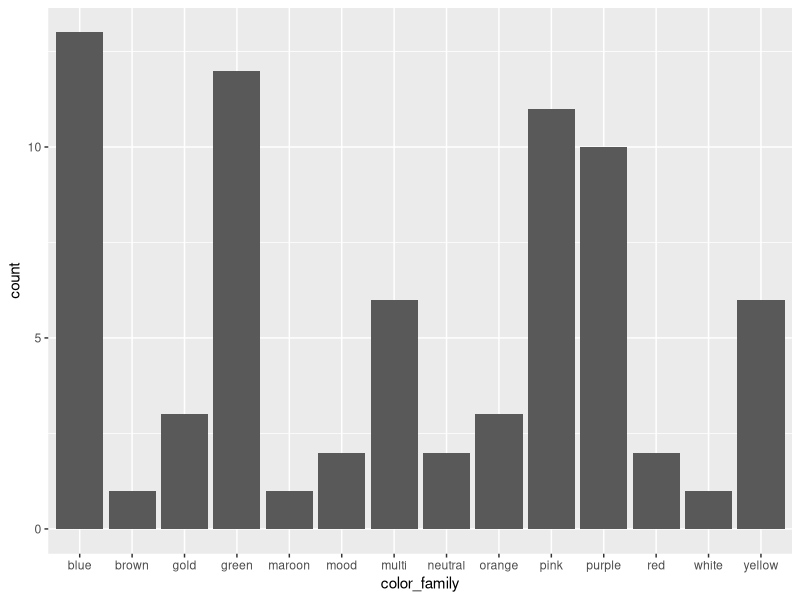

This figure's R source:
## ---- chunk 1
library(tidyverse)
## ---- chunk 2
nailpolish_gel <- data.frame (name = c("Freshwater (gel)", "Pooh Bear", "Pineapples Have Peelings Too", "Anything Goes (gel)", "Addicted to Sparkle", "Ruby Red Glitz", "Jade Platinum", "Mellow Yellow (gel)", "604", "Iconic", "Princess Jasmine (gel)", "618", "614", "615", "DG11", "Hidden Treasure", "Green to Café Latte", "Crystal Ball", "622", "611", "613", "616", "617", "612", "608", "619", "609", "607", "621", "620", "610", "603", "606", "605"),
                         
                          brand = c("iGel Beauty", "Aigel", "OPI", "Orly", "Aigel", "Nobility", "DND", "iGel Beauty", "Beetles", "Kiara Sky", "iGel Beauty", "Beetles", "Beetles", "Beetles", "Sumika", "Aigel", "DND", "Kiara Sky", "Beetles", "Beetles", "Beetles", "Beetles", "Beetles", "Beetles", "Beetles", "Beetles", "Beetles", "Beetles", "Beetles", "Beetles", "Beetles", "Beetles", "Beetles", "Beetles"),
                         
                          color_family = c("blue", "multi", "yellow", "multi", "green", "maroon", "blue", "yellow", "pink", "blue", "green", "orange", "yellow", "pink", "blue", "multi", "mood", "mood", "pink", "pink", "green", "pink", "red", "purple", "yellow", "blue", "pink", "purple", "purple", "purple", "orange", "pink", "pink", "blue"),
                          
                         year_acquired = c("2022", "2022", "2022", "2022", "2022", "2022", "2022", "2022", "2022", "2022", "2022", "2022", "2022", "2022", "2022", "2022", "2022", "2022", "2022", "2022", "2022", "2022", "2022", "2022", "2022", "2022", "2022", "2022", "2022", "2022", "2022", "2022", "2022", "2022"),
                         
                         type = c("gel", "gel", "gel", "gel", "gel", "gel", "gel", "gel", "gel", "gel", "gel", "gel", "gel", "gel", "gel", "gel", "gel", "gel", "gel", "gel", "gel", "gel", "gel", "gel", "gel", "gel", "gel", "gel", "gel", "gel", "gel", "gel", "gel", "gel"),
                         
                         finish = c("crème", "glitter", "glitter", "shimmer", "glitter", "glitter", "glitter", "crème", "crème", "crème", "crème", "neon", "neon", "neon", "iredescent", "glitter", "crème", "crème", "glitter", "glitter", "neon", "neon", "neon", "glitter", "crème", "neon", "crème", "crème", "glitter", "neon", "crème", "crème", "crème", "crème")
                         )
print(nailpolish_gel)
## ---- chunk 3
nailpolish_laquer <- data.frame(
    
    name = c("Off Tropic", "Estatic Prismatic", "Cele-bert", "Emerald Sparkle", "Josie", "Aurora Borealis", "but first, candy", "Celtic Sun", "Chameleon", "Princess Jasmine (lacquer)", "Freshwater (lacquer)", "Surf's Up!", "Deliciously Wicked", "Seas the Day", "Miami Ice", "spun in luxe", "Aruba Blue", "Get Up", "Turn it Up", "Sun, Sea, and Sand in My Pants", "Mellow Yellow (lacquer)", "Taupe", "can't stop her in copper", "Master Plan", "One and the Same", "Kismet", "Cozu-Melted in the Sun", "bonbon nuit", "Desirable", "Uninhibited", "congrats", "Pick Me Up", "Magnetic", "Show Us Your Tips!", "sights on nightlights", "Grape Shifter", "Anything Goes (lacquer)", "White on White", "Soft Baked"),
    
    brand = c("essie", "OPI", "China Glaze", "China Glaze", "Zoya", "Mineral Fusion", "essie", "China Glaze", "Revlon", "iGel Beauty", "iGel Beauty", "Colors by Llarowe", "China Glaze", "Mineral Fusion", "Sally Hansen", "essie", "essie", "Bow", "Orly", "OPI", "iGel Beauty", "Mineral Fusion", "essie", "essie", "Emily de Molly", "Color Club", "OPI", "essie", "Revlon", "Revlon", "essie", "ILNP", "Revlon", "OPI", "essie", "Sally Hansen", "Orly", "China Glaze", "Color Club"),
    
    color_family = c("green", "green", "green", "green", "green", "green", "green", "green", "gold", "green", "blue", "blue", "blue", "blue", "blue", "blue", "blue", "brown", "multi", "yellow", "yellow", "neutral", "gold", "neutral", "orange", "gold", "pink", "pink", "pink", "red", "purple", "purple", "purple", "purple", "purple", "purple", "multi", "white", "multi"),

    year_acquired = c("2020", "2021", "2019", "2018", "2022", "2020", "2021", "2022", "2019", "2022", "2022", "2021", "2019", "2021", "2021", "2020", "2021", "2021", "2022", "2020", "2022", "2021", "2021", "2019", "2021", "2021", "2020", "2021", "2019", "2019", "2021", "2022", "2019", "2020", "2019", "2019", "2022", "2020", "2021"),
    
    type = c("lacquer", "lacquer", "lacquer", "lacquer", "lacquer", "lacquer", "lacquer", "lacquer", "lacquer", "lacquer", "lacquer", "lacquer", "lacquer", "lacquer", "lacquer", "lacquer", "lacquer", "lacquer", "lacquer", "lacquer", "lacquer","lacquer", "lacquer", "lacquer", "lacquer", "lacquer", "lacquer", "lacquer", "lacquer", "lacquer", "lacquer", "lacquer", "lacquer", "lacquer", "lacquer", "lacquer", "lacquer", "lacquer", "lacquer"),
    
    finish = c("crème", "shimmer", "glitter", "glitter", "crème", "shimmer", "glaze", "neon", "iredescent", "crème", "crème", "duochrome", "glitter", "crème", "neon", "satin", "shimmer", "magnetic", "topper", "crème", "crème", "pearl", "textured", "crème", "shimmer", "holographic", "shimmer", "iredescent", "shimmer", "shimmer", "glitter", "holographic", "glitter", "shimmer", "crème", "glitter", "shimmer", "crème", "shimmer")
    
    
)

print(nailpolish_laquer)
## ---- chunk 4
nailpolish <- rbind(nailpolish_gel, nailpolish_laquer)
print(nailpolish)
## ---- chunk 5
ggplot(nailpolish, aes(color_family)) + geom_bar()
## ---- chunk 6
glimpse(nailpolish)
